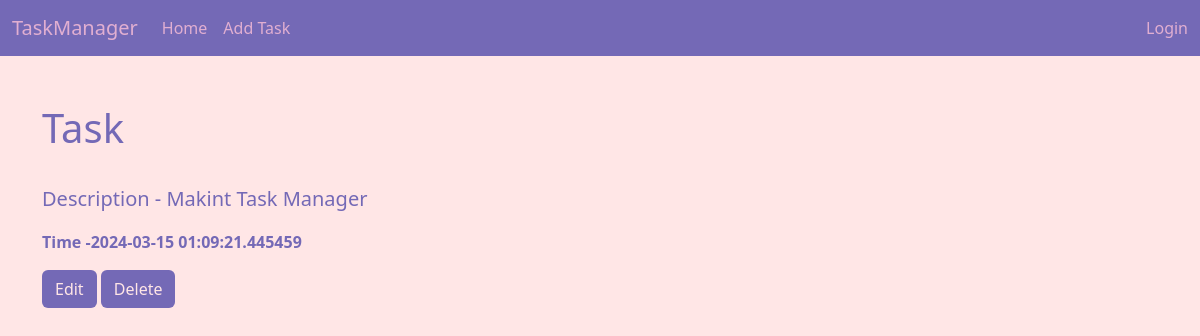
Before: /single_task/6 with the older database file.
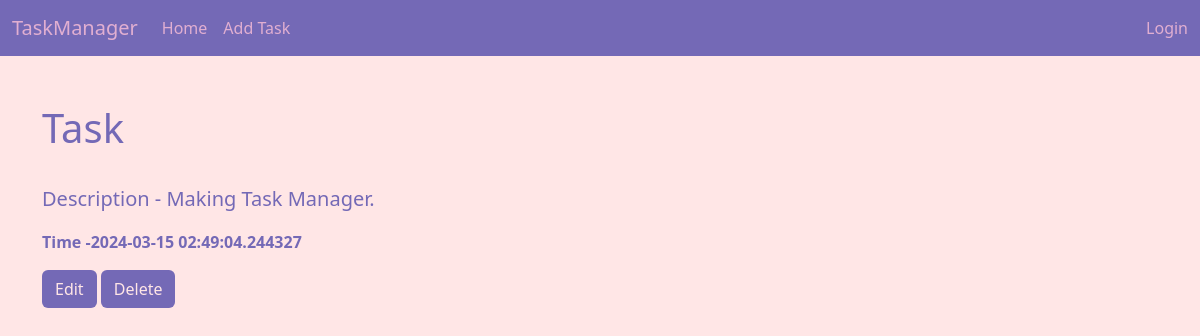
After: the same page with the newer database file.
### db/__init__.py (models this page shows, shortened)
class Task(Base):
    __tablename__="tasks"
    id=Column(Integer,primary_key=True)
    title=Column(String(100),nullable=False,index=True)
    description=Column(Text(),nullable=False)
    created_at = Column(DateTime, default=datetime.utcnow, nullable=False)
    user_id=Column(Integer(),ForeignKey("users.id"))

### app.py (the view)
@app.route('/single_task/<int:myid>')
def singleTask(myid):
    tasks=tsk.query.filter_by(id=myid).first()
    return render_template('single_task.html',tasks =tasks)

### app.py (called while the page is built)
@app.teardown_appcontext
def shutdown_session(exception=None):
    db_session.remove()

### templates/single_task.html (shortened to what this page needs)
{% extends 'index.html' %}
{% block content %}
<div class="single_task">
    <h1 class="s_task">{{tasks.title}}</h1>
    <p class="s_des"> Description - {{tasks.description}}</p>
    <p>
    <strong class="s_time">Time -{{tasks.created_at}}</strong></p>
    <a href="/update_task/{{tasks.id}}" class=" btn btn_s">Edit</a>
    <a href="/delete_task/{{tasks.id}}" class="btn btn_s">Delete</a>
</div>
{% endblock %}

Changed rows visible on the page:
changed Task "Task": description "Makint Task Manager" → "Making Task Manager."; created_at "2024-03-15 01:09:21.445459" → "2024-03-15 02:49:04.244327"
